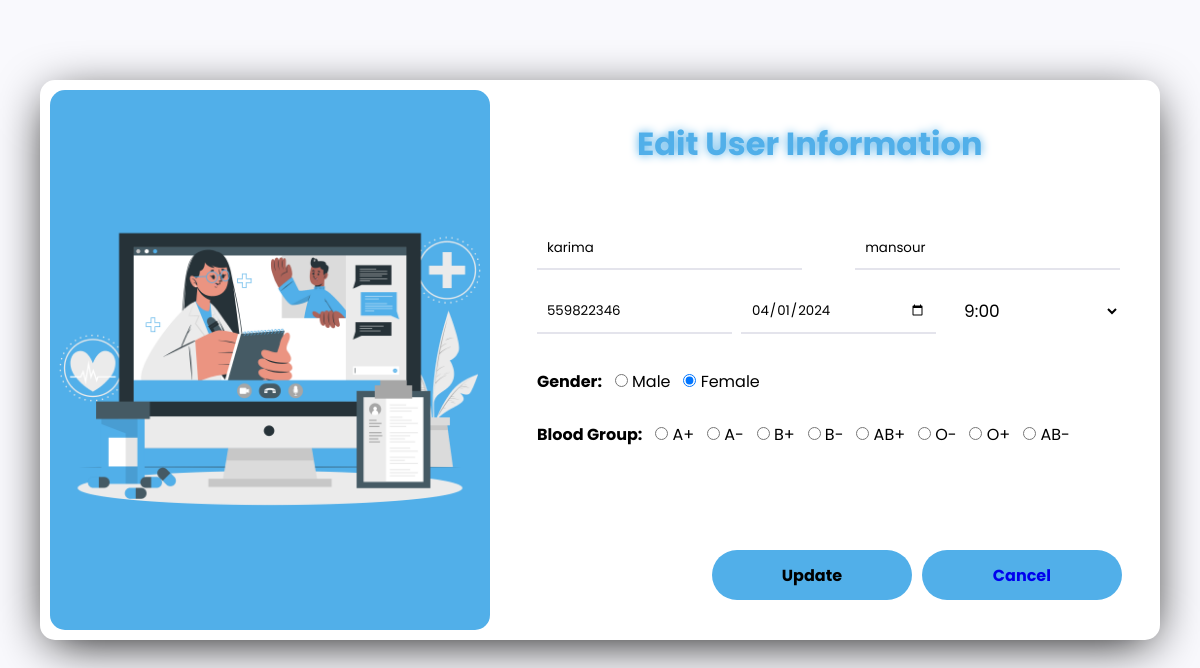
The app's page /editdr2.php?id=1 with its own data.
### tables this page shows
CREATE TABLE `patient_dr2` (
  `ID` int(100) NOT NULL,
  `first_name` varchar(255) NOT NULL,
  `last_name` varchar(255) NOT NULL,
  `gender` varchar(255) NOT NULL,
  `contact` int(255) NOT NULL,
  `date` date NOT NULL,
  `time` varchar(200) NOT NULL,
  `status` varchar(100) NOT NULL,
  `groupBlood` varchar(200) NOT NULL
);

### editdr2.php (the view, shortened to what this page needs)
<?php
include "db_conn.php";
$id=$_GET['id'];
?>
<!DOCTYPE html>
<html lang="en">
<head>
    <link rel="stylesheet" href="RV.css"/>
</head>
<body>
   <section id="appointment">
       <div class="container">
            <div class="formulaire">
                <h3>Edit User Information</h3>
                <?php
                    $sql = "SELECT * FROM `patient_dr2` WHERE ID = $id LIMIT 1";
                    $result = mysqli_query($conn, $sql);
                    $row = mysqli_fetch_assoc($result);
                ?>
                <form action="#" method="post">
                        <input value="<?php echo $row['first_name'] ?>" class="First-Name" name="First-Name" type="text" required="">
                        <input value="<?php echo $row['last_name'] ?>" class="Last-Name" name="Last-Name" type="text" required="">
                        <input value="<?php echo $row['contact'] ?>" class="numero-tel" name="numero-tel" type="text" required="">
                        <input name="date" class="date" type="date" required="" value="<?php echo $row['date'] ?>">
                        <select placeholder="<?php echo $row['time'] ?>" class="time" name="time" value="<?php echo $row['time'] ?>">
                            <option value="9:00">9:00</option>
                        </select>
                        <div class="form-group">
                            <label class="gender">Gender:</label>
                            <input type="radio" class="form-check-input" name="gender" id="male" value="male"  value="male" <?php echo ($row["gender"] == 'male') ? "checked" : ""; ?>>
                            <label for="male" class="form-input-label">Male</label>
                            <input type="radio" class="form-check-input" name="gender" id="female" value="female" <?php echo ($row["gender"] == 'female') ? "checked" : ""; ?>>
                            <label for="female" class="form-input-label">Female</label>
                         </div>
                         <div class="form-group">
                            <label class="gender">Blood Group:</label>
                            <input type="radio" class="form-check-input" name="groupBlood" id="A+" value="A+" <?php echo ($row["groupBlood"] == 'A+') ? "checked" : ""; ?>>
                            <label for="male" class="form-input-label">A+</label>
                            <input type="radio" class="form-check-input" name="groupBlood" id="A-" value="A-" <?php echo ($row["groupBlood"] == 'A-') ? "checked" : ""; ?>>
                            <label for="female" class="form-input-label">A-</label>
                            <input type="radio" class="form-check-input" name="groupBlood" id="B+" value="B+" <?php echo ($row["groupBlood"] == 'B+') ? "checked" : ""; ?>>
                            <label for="male" class="form-input-label">B+</label>
                            <input type="radio" class="form-check-input" name="groupBlood" id="B-" value="B-" <?php echo ($row["groupBlood"] == 'B-') ? "checked" : ""; ?>>
                            <label for="female" class="form-input-label">B-</label>
                            <input type="radio" class="form-check-input" name="groupBlood" id="AB+" value="AB+" <?php echo ($row["groupBlood"] == 'AB+') ? "checked" : ""; ?>>
                            <label for="male" class="form-input-label">AB+</label>
                            <input type="radio" class="form-check-input" name="groupBlood" id="O-" value="O-" <?php echo ($row["groupBlood"] == 'O-') ? "checked" : ""; ?>>
                            <label for="female" class="form-input-label">O-</label>
                            <input type="radio" class="form-check-input" name="groupBlood" id="O+" value="O+" <?php echo ($row["groupBlood"] == 'O+') ? "checked" : ""; ?>>
                            <label for="male" class="form-input-label">O+</label>
                            <input type="radio" class="form-check-input" name="groupBlood" id="AB-" value="AB-" <?php echo ($row["groupBlood"] == 'AB-') ? "checked" : ""; ?>>
                            <label for="female" class="form-input-label">AB-</label>
                         </div>
                         <div class="btnn">
                            <button   class="submit-btn" name="submit"><a  class="submit-btn">Update</a></button>
                            <button class="submit-btnn" name="submit"><a class="submit-btnn" href="dr2user.php">Cancel</a></button>
                         </div>
                </form>
            </div>
          <div class="formulaire-image">
             <img src="pic.png" alt="" />
          </div>
       </div>
   </section>
</body>
</html>

### RV.css (style rules this page uses)
* { margin: 0; padding: 0; text-decoration: none; font-family: "Poppins", sans-serif; }
body { background-color: #fff; }
section#appointment { background-color: #f9f9fd; padding: 80px 0; }
section#appointment .container { height: 540px; max-width: 1100px; margin: 0 auto; display: flex; justify-content: space-between; align-items: center; flex-direction: row-reverse; background-color: #fff; padding: 10px; border-radius: 15px; box-shadow: 0px 10px 50px -10px black; }
section#appointment .container .formulaire { width: 53%; margin-right: 30px; }
section#appointment .container .formulaire h3 { align-items: center; justify-content: center; font-size: 2em; color: #51afe9; margin-bottom: 50px; margin-left: 100px; filter: drop-shadow(0 0 5px #51afe9); }
section#appointment .container .formulaire-image { width: 40%; background-color: #51afe9; height: 100%; border-radius: 15px; display: flex; justify-content: center; align-items: center; }
section#appointment .container .formulaire-image img { height: 90%; }
section#appointment .container .formulaire form { display: flex; flex-wrap: wrap; justify-content: space-between; }
section#appointment .container .formulaire input { margin: 10px 0; padding: 10px; border: none; border-bottom: 2px solid #e4e4ec; transition: 0.2s; }
section#appointment .container .formulaire input.First-Name, section#appointment .container .formulaire input.Last-Name { width: 42%; }
section#appointment .container .formulaire input.numero-tel, section#appointment .container .formulaire input.date, section#appointment .container .formulaire input.horaire { width: 30%; }
.btnn { display: flex; align-items: center; justify-content: space-between; margin-left: 30%; }
section#appointment .container .formulaire button.submit-btn { width: 200px; height: 50px; border-radius: 50px; border: none; background-color: #51afe9; font-weight: bold; font-size: 1em; cursor: pointer; margin-top: 100px; outline: none; margin-right: 10px; }
section#appointment .container .formulaire button.submit-btnn { width: 200px; height: 50px; border-radius: 50px; border: none; background-color: #51afe9; font-weight: bold; font-size: 1em; cursor: pointer; margin-top: 100px; outline: none; }
section#appointment .container .formulaire select.time { background-color: rgba(255, 255, 255, 0.05); border: 1px solid rgba(255, 255, 255, 0.1); backdrop-filter: blur(20px); border: none; width: 30%; padding:10px 15px; font-size: 17px; margin:8px 0; border-radius: 9px; margin-bottom: 10px; }
section#appointment .container .formulaire .form-group { margin-top: 20px; }
section#appointment .container .formulaire .form-group .gender { font-weight: bold; }

### records on screen
patient_dr2: First-Name "karima", Last-Name "mansour", numero-tel "559822346", date "04/01/2024", time "9:00", gender "☐ Male", gender "☑ Female"
